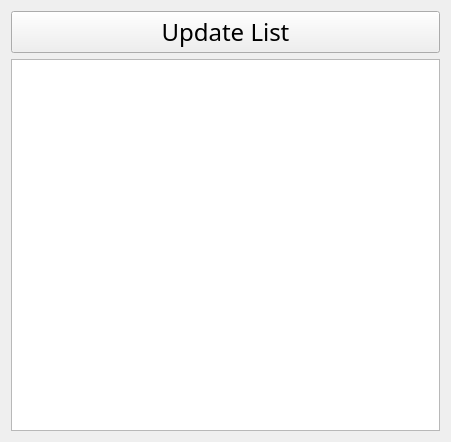
<?xml version="1.0" encoding="UTF-8"?>
<ui version="4.0">
 <class>allCars</class>
 <widget class="QWidget" name="allCars">
  <property name="geometry">
   <rect>
    <x>0</x>
    <y>0</y>
    <width>451</width>
    <height>442</height>
   </rect>
  </property>
  <property name="windowTitle">
   <string>All Cars</string>
  </property>
  <layout class="QVBoxLayout" name="verticalLayout">
   <item>
    <widget class="QPushButton" name="updateBtn">
     <property name="font">
      <font>
       <family>SimSun-ExtB</family>
       <pointsize>18</pointsize>
       <italic>false</italic>
      </font>
     </property>
     <property name="text">
      <string>Update List</string>
     </property>
    </widget>
   </item>
   <item>
    <widget class="QListWidget" name="carList"/>
   </item>
  </layout>
 </widget>
 <resources/>
 <connections/>
</ui>
